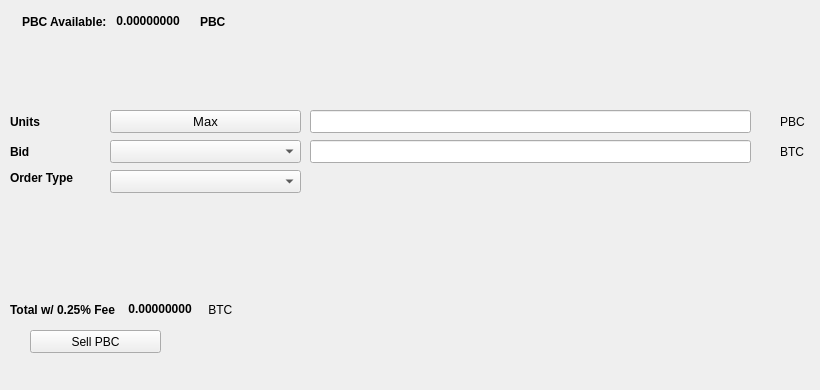
   <widget class="QWidget" name="SellTab">
    <attribute name="title">
     <string>Sell</string>
    </attribute>
    <widget class="QLabel" name="label_16">
     <property name="geometry">
      <rect>
       <x>780</x>
       <y>140</y>
       <width>31</width>
       <height>23</height>
      </rect>
     </property>
     <property name="text">
      <string>BTC</string>
     </property>
    </widget>
    <widget class="QComboBox" name="SellBidcomboBox">
     <property name="geometry">
      <rect>
       <x>110</x>
       <y>140</y>
       <width>191</width>
       <height>23</height>
      </rect>
     </property>
     <property name="font">
      <font>
       <pointsize>10</pointsize>
      </font>
     </property>
    </widget>
    <widget class="QLabel" name="label_18">
     <property name="geometry">
      <rect>
       <x>10</x>
       <y>110</y>
       <width>46</width>
       <height>23</height>
      </rect>
     </property>
     <property name="font">
      <font>
       <weight>75</weight>
       <bold>true</bold>
      </font>
     </property>
     <property name="text">
      <string>Units</string>
     </property>
    </widget>
    <widget class="QPushButton" name="Sell_Max_Amount">
     <property name="geometry">
      <rect>
       <x>110</x>
       <y>110</y>
       <width>191</width>
       <height>23</height>
      </rect>
     </property>
     <property name="font">
      <font>
       <pointsize>10</pointsize>
      </font>
     </property>
     <property name="text">
      <string>Max</string>
     </property>
    </widget>
    <widget class="QLabel" name="label_20">
     <property name="geometry">
      <rect>
       <x>10</x>
       <y>170</y>
       <width>91</width>
       <height>16</height>
      </rect>
     </property>
     <property name="font">
      <font>
       <weight>75</weight>
       <bold>true</bold>
      </font>
     </property>
     <property name="text">
      <string>Order Type</string>
     </property>
    </widget>
    <widget class="QComboBox" name="SellOrdertypeCombo">
     <property name="geometry">
      <rect>
       <x>110</x>
       <y>170</y>
       <width>191</width>
       <height>23</height>
      </rect>
     </property>
     <property name="font">
      <font>
       <pointsize>10</pointsize>
      </font>
     </property>
    </widget>
    <widget class="QLabel" name="label_21">
     <property name="geometry">
      <rect>
       <x>10</x>
       <y>140</y>
       <width>46</width>
       <height>23</height>
      </rect>
     </property>
     <property name="font">
      <font>
       <weight>75</weight>
       <bold>true</bold>
      </font>
     </property>
     <property name="text">
      <string>Bid</string>
     </property>
    </widget>
    <widget class="QLabel" name="label_22">
     <property name="geometry">
      <rect>
       <x>780</x>
       <y>110</y>
       <width>31</width>
       <height>23</height>
      </rect>
     </property>
     <property name="text">
      <string>PBC</string>
     </property>
    </widget>
    <widget class="QLineEdit" name="UnitsInputPBC">
     <property name="geometry">
      <rect>
       <x>310</x>
       <y>110</y>
       <width>441</width>
       <height>23</height>
      </rect>
     </property>
     <property name="font">
      <font>
       <pointsize>9</pointsize>
       <weight>75</weight>
       <bold>true</bold>
      </font>
     </property>
    </widget>
    <widget class="QLineEdit" name="SellBidPriceEdit">
     <property name="geometry">
      <rect>
       <x>310</x>
       <y>140</y>
       <width>441</width>
       <height>23</height>
      </rect>
     </property>
     <property name="font">
      <font>
       <pointsize>9</pointsize>
       <weight>75</weight>
       <bold>true</bold>
      </font>
     </property>
    </widget>
    <widget class="QPushButton" name="SellPBCBTN">
     <property name="geometry">
      <rect>
       <x>30</x>
       <y>330</y>
       <width>131</width>
       <height>23</height>
      </rect>
     </property>
     <property name="text">
      <string>Sell PBC</string>
     </property>
     <property name="icon">
      <iconset resource="../profitbase">
       <normaloff>:/icons/bitcoin</normaloff>:/icons/bitcoin</iconset>
     </property>
    </widget>
    <widget class="QWidget" name="layoutWidget3">
     <property name="geometry">
      <rect>
       <x>22</x>
       <y>12</y>
       <width>258</width>
       <height>19</height>
      </rect>
     </property>
     <layout class="QHBoxLayout" name="horizontalLayout">
      <item>
       <widget class="QLabel" name="label232_2">
        <property name="font">
         <font>
          <weight>75</weight>
          <bold>true</bold>
         </font>
        </property>
        <property name="text">
         <string>PBC Available:</string>
        </property>
       </widget>
      </item>
      <item>
       <widget class="QLabel" name="PBCAvailableLabel">
        <property name="palette">
         <palette>
          <active>
           <colorrole role="WindowText">
            <brush brushstyle="SolidPattern">
             <color alpha="255">
              <red>0</red>
              <green>0</green>
              <blue>0</blue>
             </color>
            </brush>
           </colorrole>
           <colorrole role="Button">
            <brush brushstyle="SolidPattern">
             <color alpha="255">
              <red>0</red>
              <green>170</green>
              <blue>0</blue>
             </color>
            </brush>
           </colorrole>
           <colorrole role="Light">
            <brush brushstyle="SolidPattern">
             <color alpha="255">
              <red>0</red>
              <green>255</green>
              <blue>0</blue>
             </color>
            </brush>
           </colorrole>
           <colorrole role="Midlight">
            <brush brushstyle="SolidPattern">
             <color alpha="255">
              <red>0</red>
              <green>212</green>
              <blue>0</blue>
             </color>
            </brush>
           </colorrole>
           <colorrole role="Dark">
            <brush brushstyle="SolidPattern">
             <color alpha="255">
              <red>0</red>
              <green>85</green>
              <blue>0</blue>
             </color>
            </brush>
           </colorrole>
           <colorrole role="Mid">
            <brush brushstyle="SolidPattern">
             <color alpha="255">
              <red>0</red>
              <green>113</green>
              <blue>0</blue>
             </color>
            </brush>
           </colorrole>
           <colorrole role="Text">
            <brush brushstyle="SolidPattern">
             <color alpha="255">
              <red>0</red>
              <green>170</green>
              <blue>0</blue>
             </color>
            </brush>
           </colorrole>
           <colorrole role="BrightText">
            <brush brushstyle="SolidPattern">
             <color alpha="255">
              <red>255</red>
              <green>255</green>
              <blue>255</blue>
             </color>
            </brush>
           </colorrole>
           <colorrole role="ButtonText">
            <brush brushstyle="SolidPattern">
             <color alpha="255">
              <red>0</red>
              <green>0</green>
              <blue>0</blue>
             </color>
            </brush>
           </colorrole>
           <colorrole role="Base">
            <brush brushstyle="SolidPattern">
             <color alpha="255">
              <red>255</red>
              <green>255</green>
              <blue>255</blue>
             </color>
            </brush>
           </colorrole>
           <colorrole role="Window">
            <brush brushstyle="SolidPattern">
             <color alpha="255">
              <red>0</red>
              <green>170</green>
              <blue>0</blue>
             </color>
            </brush>
           </colorrole>
           <colorrole role="Shadow">
            <brush brushstyle="SolidPattern">
             <color alpha="255">
              <red>0</red>
              <green>0</green>
              <blue>0</blue>
             </color>
            </brush>
           </colorrole>
           <colorrole role="AlternateBase">
            <brush brushstyle="SolidPattern">
             <color alpha="255">
              <red>127</red>
              <green>212</green>
              <blue>127</blue>
             </color>
            </brush>
           </colorrole>
           <colorrole role="ToolTipBase">
            <brush brushstyle="SolidPattern">
             <color alpha="255">
              <red>255</red>
              <green>255</green>
              <blue>220</blue>
             </color>
            </brush>
           </colorrole>
           <colorrole role="ToolTipText">
            <brush brushstyle="SolidPattern">
             <color alpha="255">
              <red>0</red>
              <green>0</green>
              <blue>0</blue>
             </color>
            </brush>
           </colorrole>
          </active>
          <inactive>
           <colorrole role="WindowText">
            <brush brushstyle="SolidPattern">
             <color alpha="255">
              <red>0</red>
              <green>0</green>
              <blue>0</blue>
             </color>
            </brush>
           </colorrole>
           <colorrole role="Button">
            <brush brushstyle="SolidPattern">
             <color alpha="255">
              <red>0</red>
              <green>170</green>
              <blue>0</blue>
             </color>
            </brush>
           </colorrole>
           <colorrole role="Light">
            <brush brushstyle="SolidPattern">
             <color alpha="255">
              <red>0</red>
              <green>255</green>
              <blue>0</blue>
             </color>
            </brush>
           </colorrole>
           <colorrole role="Midlight">
            <brush brushstyle="SolidPattern">
             <color alpha="255">
              <red>0</red>
              <green>212</green>
              <blue>0</blue>
             </color>
            </brush>
           </colorrole>
           <colorrole role="Dark">
            <brush brushstyle="SolidPattern">
             <color alpha="255">
              <red>0</red>
              <green>85</green>
              <blue>0</blue>
             </color>
            </brush>
           </colorrole>
           <colorrole role="Mid">
            <brush brushstyle="SolidPattern">
             <color alpha="255">
              <red>0</red>
              <green>113</green>
              <blue>0</blue>
             </color>
            </brush>
           </colorrole>
           <colorrole role="Text">
            <brush brushstyle="SolidPattern">
             <color alpha="255">
              <red>0</red>
              <green>170</green>
              <blue>0</blue>
             </color>
            </brush>
           </colorrole>
           <colorrole role="BrightText">
            <brush brushstyle="SolidPattern">
             <color alpha="255">
              <red>255</red>
              <green>255</green>
              <blue>255</blue>
             </color>
            </brush>
           </colorrole>
           <colorrole role="ButtonText">
            <brush brushstyle="SolidPattern">
             <color alpha="255">
              <red>0</red>
              <green>0</green>
              <blue>0</blue>
             </color>
            </brush>
           </colorrole>
           <colorrole role="Base">
            <brush brushstyle="SolidPattern">
             <color alpha="255">
              <red>255</red>
              <green>255</green>
              <blue>255</blue>
             </color>
            </brush>
           </colorrole>
           <colorrole role="Window">
            <brush brushstyle="SolidPattern">
             <color alpha="255">
              <red>0</red>
              <green>170</green>
              <blue>0</blue>
             </color>
            </brush>
           </colorrole>
           <colorrole role="Shadow">
            <brush brushstyle="SolidPattern">
             <color alpha="255">
              <red>0</red>
              <green>0</green>
              <blue>0</blue>
             </color>
            </brush>
           </colorrole>
           <colorrole role="AlternateBase">
            <brush brushstyle="SolidPattern">
             <color alpha="255">
              <red>127</red>
              <green>212</green>
              <blue>127</blue>
             </color>
            </brush>
           </colorrole>
           <colorrole role="ToolTipBase">
            <brush brushstyle="SolidPattern">
             <color alpha="255">
              <red>255</red>
              <green>255</green>
              <blue>220</blue>
             </color>
            </brush>
           </colorrole>
           <colorrole role="ToolTipText">
            <brush brushstyle="SolidPattern">
             <color alpha="255">
              <red>0</red>
              <green>0</green>
              <blue>0</blue>
             </color>
            </brush>
           </colorrole>
          </inactive>
          <disabled>
           <colorrole role="WindowText">
            <brush brushstyle="SolidPattern">
             <color alpha="255">
              <red>0</red>
              <green>85</green>
              <blue>0</blue>
             </color>
            </brush>
           </colorrole>
           <colorrole role="Button">
            <brush brushstyle="SolidPattern">
             <color alpha="255">
              <red>0</red>
              <green>170</green>
              <blue>0</blue>
             </color>
            </brush>
           </colorrole>
           <colorrole role="Light">
            <brush brushstyle="SolidPattern">
             <color alpha="255">
              <red>0</red>
              <green>255</green>
              <blue>0</blue>
             </color>
            </brush>
           </colorrole>
           <colorrole role="Midlight">
            <brush brushstyle="SolidPattern">
             <color alpha="255">
              <red>0</red>
              <green>212</green>
              <blue>0</blue>
             </color>
            </brush>
           </colorrole>
           <colorrole role="Dark">
            <brush brushstyle="SolidPattern">
             <color alpha="255">
              <red>0</red>
              <green>85</green>
              <blue>0</blue>
             </color>
            </brush>
           </colorrole>
           <colorrole role="Mid">
            <brush brushstyle="SolidPattern">
             <color alpha="255">
              <red>0</red>
              <green>113</green>
              <blue>0</blue>
             </color>
            </brush>
           </colorrole>
           <colorrole role="Text">
            <brush brushstyle="SolidPattern">
             <color alpha="255">
              <red>0</red>
              <green>85</green>
              <blue>0</blue>
             </color>
            </brush>
           </colorrole>
           <colorrole role="BrightText">
            <brush brushstyle="SolidPattern">
             <color alpha="255">
              <red>255</red>
              <green>255</green>
              <blue>255</blue>
             </color>
            </brush>
           </colorrole>
           <colorrole role="ButtonText">
            <brush brushstyle="SolidPattern">
             <color alpha="255">
              <red>0</red>
              <green>85</green>
              <blue>0</blue>
             </color>
            </brush>
           </colorrole>
           <colorrole role="Base">
            <brush brushstyle="SolidPattern">
             <color alpha="255">
              <red>0</red>
              <green>170</green>
              <blue>0</blue>
             </color>
            </brush>
           </colorrole>
           <colorrole role="Window">
            <brush brushstyle="SolidPattern">
             <color alpha="255">
              <red>0</red>
              <green>170</green>
              <blue>0</blue>
             </color>
            </brush>
           </colorrole>
           <colorrole role="Shadow">
            <brush brushstyle="SolidPattern">
             <color alpha="255">
              <red>0</red>
              <green>0</green>
              <blue>0</blue>
             </color>
            </brush>
           </colorrole>
           <colorrole role="AlternateBase">
            <brush brushstyle="SolidPattern">
             <color alpha="255">
              <red>0</red>
              <green>170</green>
              <blue>0</blue>
             </color>
            </brush>
           </colorrole>
           <colorrole role="ToolTipBase">
            <brush brushstyle="SolidPattern">
             <color alpha="255">
              <red>255</red>
              <green>255</green>
              <blue>220</blue>
             </color>
            </brush>
           </colorrole>
           <colorrole role="ToolTipText">
            <brush brushstyle="SolidPattern">
             <color alpha="255">
              <red>0</red>
              <green>0</green>
              <blue>0</blue>
             </color>
            </brush>
           </colorrole>
          </disabled>
         </palette>
        </property>
        <property name="font">
         <font>
          <weight>75</weight>
          <bold>true</bold>
         </font>
        </property>
        <property name="text">
         <string> 0.00000000 </string>
        </property>
        <property name="textInteractionFlags">
         <set>Qt::LinksAccessibleByMouse|Qt::TextSelectableByKeyboard|Qt::TextSelectableByMouse</set>
        </property>
       </widget>
      </item>
      <item>
       <widget class="QLabel" name="labelPBC">
        <property name="font">
         <font>
          <weight>75</weight>
          <bold>true</bold>
         </font>
        </property>
        <property name="text">
         <string>PBC</string>
        </property>
       </widget>
      </item>
     </layout>
    </widget>
    <widget class="QWidget" name="layoutWidget">
     <property name="geometry">
      <rect>
       <x>10</x>
       <y>300</y>
       <width>268</width>
       <height>19</height>
      </rect>
     </property>
     <layout class="QHBoxLayout" name="horizontalLayout_2">
      <item>
       <widget class="QLabel" name="label_19">
        <property name="font">
         <font>
          <weight>75</weight>
          <bold>true</bold>
         </font>
        </property>
        <property name="text">
         <string>Total w/ 0.25% Fee </string>
        </property>
       </widget>
      </item>
      <item>
       <widget class="QLabel" name="SellCostLabel">
        <property name="palette">
         <palette>
          <active>
           <colorrole role="WindowText">
            <brush brushstyle="SolidPattern">
             <color alpha="255">
              <red>0</red>
              <green>0</green>
              <blue>0</blue>
             </color>
            </brush>
           </colorrole>
           <colorrole role="Button">
            <brush brushstyle="SolidPattern">
             <color alpha="255">
              <red>0</red>
              <green>170</green>
              <blue>0</blue>
             </color>
            </brush>
           </colorrole>
           <colorrole role="Light">
            <brush brushstyle="SolidPattern">
             <color alpha="255">
              <red>0</red>
              <green>255</green>
              <blue>0</blue>
             </color>
            </brush>
           </colorrole>
           <colorrole role="Midlight">
            <brush brushstyle="SolidPattern">
             <color alpha="255">
              <red>0</red>
              <green>212</green>
              <blue>0</blue>
             </color>
            </brush>
           </colorrole>
           <colorrole role="Dark">
            <brush brushstyle="SolidPattern">
             <color alpha="255">
              <red>0</red>
              <green>85</green>
              <blue>0</blue>
             </color>
            </brush>
           </colorrole>
           <colorrole role="Mid">
            <brush brushstyle="SolidPattern">
             <color alpha="255">
              <red>0</red>
              <green>113</green>
              <blue>0</blue>
             </color>
            </brush>
           </colorrole>
           <colorrole role="Text">
            <brush brushstyle="SolidPattern">
             <color alpha="255">
              <red>0</red>
              <green>170</green>
              <blue>0</blue>
             </color>
            </brush>
           </colorrole>
           <colorrole role="BrightText">
            <brush brushstyle="SolidPattern">
             <color alpha="255">
              <red>255</red>
              <green>255</green>
              <blue>255</blue>
             </color>
            </brush>
           </colorrole>
           <colorrole role="ButtonText">
            <brush brushstyle="SolidPattern">
             <color alpha="255">
              <red>0</red>
              <green>0</green>
              <blue>0</blue>
             </color>
            </brush>
           </colorrole>
           <colorrole role="Base">
            <brush brushstyle="SolidPattern">
             <color alpha="255">
              <red>255</red>
              <green>255</green>
              <blue>255</blue>
             </color>
            </brush>
           </colorrole>
           <colorrole role="Window">
            <brush brushstyle="SolidPattern">
             <color alpha="255">
              <red>0</red>
              <green>170</green>
              <blue>0</blue>
             </color>
            </brush>
           </colorrole>
           <colorrole role="Shadow">
            <brush brushstyle="SolidPattern">
             <color alpha="255">
              <red>0</red>
              <green>0</green>
              <blue>0</blue>
             </color>
            </brush>
           </colorrole>
           <colorrole role="AlternateBase">
            <brush brushstyle="SolidPattern">
             <color alpha="255">
              <red>127</red>
              <green>212</green>
              <blue>127</blue>
             </color>
            </brush>
           </colorrole>
           <colorrole role="ToolTipBase">
            <brush brushstyle="SolidPattern">
             <color alpha="255">
              <red>255</red>
              <green>255</green>
              <blue>220</blue>
             </color>
            </brush>
           </colorrole>
           <colorrole role="ToolTipText">
            <brush brushstyle="SolidPattern">
             <color alpha="255">
              <red>0</red>
              <green>0</green>
              <blue>0</blue>
             </color>
            </brush>
           </colorrole>
          </active>
          <inactive>
           <colorrole role="WindowText">
            <brush brushstyle="SolidPattern">
             <color alpha="255">
              <red>0</red>
              <green>0</green>
              <blue>0</blue>
             </color>
            </brush>
           </colorrole>
           <colorrole role="Button">
            <brush brushstyle="SolidPattern">
             <color alpha="255">
              <red>0</red>
              <green>170</green>
              <blue>0</blue>
             </color>
            </brush>
           </colorrole>
           <colorrole role="Light">
            <brush brushstyle="SolidPattern">
             <color alpha="255">
              <red>0</red>
              <green>255</green>
              <blue>0</blue>
             </color>
            </brush>
           </colorrole>
           <colorrole role="Midlight">
            <brush brushstyle="SolidPattern">
             <color alpha="255">
              <red>0</red>
              <green>212</green>
              <blue>0</blue>
             </color>
            </brush>
           </colorrole>
           <colorrole role="Dark">
            <brush brushstyle="SolidPattern">
             <color alpha="255">
              <red>0</red>
              <green>85</green>
              <blue>0</blue>
             </color>
            </brush>
           </colorrole>
           <colorrole role="Mid">
            <brush brushstyle="SolidPattern">
             <color alpha="255">
              <red>0</red>
              <green>113</green>
              <blue>0</blue>
             </color>
            </brush>
           </colorrole>
           <colorrole role="Text">
            <brush brushstyle="SolidPattern">
             <color alpha="255">
              <red>0</red>
              <green>170</green>
              <blue>0</blue>
             </color>
            </brush>
           </colorrole>
           <colorrole role="BrightText">
            <brush brushstyle="SolidPattern">
             <color alpha="255">
              <red>255</red>
              <green>255</green>
              <blue>255</blue>
             </color>
            </brush>
           </colorrole>
           <colorrole role="ButtonText">
            <brush brushstyle="SolidPattern">
             <color alpha="255">
              <red>0</red>
              <green>0</green>
              <blue>0</blue>
             </color>
            </brush>
           </colorrole>
           <colorrole role="Base">
            <brush brushstyle="SolidPattern">
             <color alpha="255">
              <red>255</red>
              <green>255</green>
              <blue>255</blue>
             </color>
            </brush>
           </colorrole>
           <colorrole role="Window">
            <brush brushstyle="SolidPattern">
             <color alpha="255">
              <red>0</red>
              <green>170</green>
              <blue>0</blue>
             </color>
            </brush>
           </colorrole>
           <colorrole role="Shadow">
            <brush brushstyle="SolidPattern">
             <color alpha="255">
              <red>0</red>
              <green>0</green>
              <blue>0</blue>
             </color>
            </brush>
           </colorrole>
           <colorrole role="AlternateBase">
            <brush brushstyle="SolidPattern">
             <color alpha="255">
              <red>127</red>
              <green>212</green>
              <blue>127</blue>
             </color>
            </brush>
           </colorrole>
           <colorrole role="ToolTipBase">
            <brush brushstyle="SolidPattern">
             <color alpha="255">
              <red>255</red>
              <green>255</green>
              <blue>220</blue>
             </color>
            </brush>
           </colorrole>
           <colorrole role="ToolTipText">
            <brush brushstyle="SolidPattern">
             <color alpha="255">
              <red>0</red>
              <green>0</green>
              <blue>0</blue>
             </color>
            </brush>
           </colorrole>
          </inactive>
          <disabled>
           <colorrole role="WindowText">
            <brush brushstyle="SolidPattern">
             <color alpha="255">
              <red>0</red>
              <green>85</green>
              <blue>0</blue>
             </color>
            </brush>
           </colorrole>
           <colorrole role="Button">
            <brush brushstyle="SolidPattern">
             <color alpha="255">
              <red>0</red>
              <green>170</green>
              <blue>0</blue>
             </color>
            </brush>
           </colorrole>
           <colorrole role="Light">
            <brush brushstyle="SolidPattern">
             <color alpha="255">
              <red>0</red>
              <green>255</green>
              <blue>0</blue>
             </color>
            </brush>
           </colorrole>
           <colorrole role="Midlight">
            <brush brushstyle="SolidPattern">
             <color alpha="255">
              <red>0</red>
              <green>212</green>
              <blue>0</blue>
             </color>
            </brush>
           </colorrole>
           <colorrole role="Dark">
            <brush brushstyle="SolidPattern">
             <color alpha="255">
              <red>0</red>
              <green>85</green>
              <blue>0</blue>
             </color>
            </brush>
           </colorrole>
           <colorrole role="Mid">
            <brush brushstyle="SolidPattern">
             <color alpha="255">
              <red>0</red>
              <green>113</green>
              <blue>0</blue>
             </color>
            </brush>
           </colorrole>
           <colorrole role="Text">
            <brush brushstyle="SolidPattern">
             <color alpha="255">
              <red>0</red>
              <green>85</green>
              <blue>0</blue>
             </color>
            </brush>
           </colorrole>
           <colorrole role="BrightText">
            <brush brushstyle="SolidPattern">
             <color alpha="255">
              <red>255</red>
              <green>255</green>
              <blue>255</blue>
             </color>
            </brush>
           </colorrole>
           <colorrole role="ButtonText">
            <brush brushstyle="SolidPattern">
             <color alpha="255">
              <red>0</red>
              <green>85</green>
              <blue>0</blue>
             </color>
            </brush>
           </colorrole>
           <colorrole role="Base">
            <brush brushstyle="SolidPattern">
             <color alpha="255">
              <red>0</red>
              <green>170</green>
              <blue>0</blue>
             </color>
            </brush>
           </colorrole>
           <colorrole role="Window">
            <brush brushstyle="SolidPattern">
             <color alpha="255">
              <red>0</red>
              <green>170</green>
              <blue>0</blue>
             </color>
            </brush>
           </colorrole>
           <colorrole role="Shadow">
            <brush brushstyle="SolidPattern">
             <color alpha="255">
              <red>0</red>
              <green>0</green>
              <blue>0</blue>
             </color>
            </brush>
           </colorrole>
           <colorrole role="AlternateBase">
            <brush brushstyle="SolidPattern">
             <color alpha="255">
              <red>0</red>
              <green>170</green>
              <blue>0</blue>
             </color>
            </brush>
           </colorrole>
           <colorrole role="ToolTipBase">
            <brush brushstyle="SolidPattern">
             <color alpha="255">
              <red>255</red>
              <green>255</green>
              <blue>220</blue>
             </color>
            </brush>
           </colorrole>
           <colorrole role="ToolTipText">
            <brush brushstyle="SolidPattern">
             <color alpha="255">
              <red>0</red>
              <green>0</green>
              <blue>0</blue>
             </color>
            </brush>
           </colorrole>
          </disabled>
         </palette>
        </property>
        <property name="font">
         <font>
          <weight>75</weight>
          <bold>true</bold>
         </font>
        </property>
        <property name="autoFillBackground">
         <bool>false</bool>
        </property>
        <property name="text">
         <string> 0.00000000</string>
        </property>
        <property name="textInteractionFlags">
         <set>Qt::LinksAccessibleByMouse|Qt::TextSelectableByMouse</set>
        </property>
       </widget>
      </item>
      <item>
       <widget class="QLabel" name="label_17">
        <property name="font">
         <font>
          <weight>50</weight>
          <bold>false</bold>
         </font>
        </property>
        <property name="text">
         <string> BTC</string>
        </property>
       </widget>
      </item>
     </layout>
    </widget>
    <widget class="QLabel" name="label_23">
     <property name="geometry">
      <rect>
       <x>460</x>
       <y>300</y>
       <width>281</width>
       <height>81</height>
      </rect>
     </property>
     <property name="text">
      <string/>
     </property>
     <property name="pixmap">
      <pixmap>:/images/bittrex</pixmap>
     </property>
    </widget>
   </widget>
